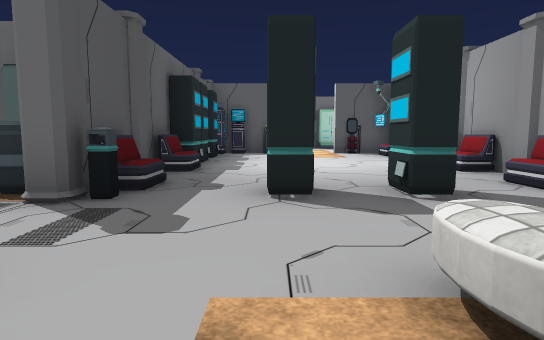
view 1 (above)

24 first-person views from a walk through a scene from a Unity 3-D project. The camera is 1.3 m above the floor, tilts 6° down and sees 75° across. Doors are open. The floor is counted in squares, 2 m on a side. Each view is taken from the middle of a square. On the plan, view 1 faces up. The plan holds only what a view shows up to about 10 squares ahead; the rest is blank. The place goes on beyond the plan. The player character is not drawn. Some surface patterns are stand-ins.

view 2
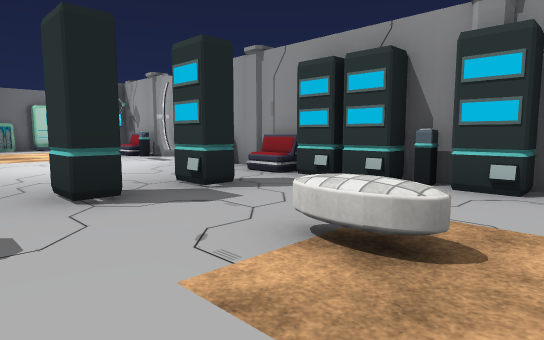

view 3
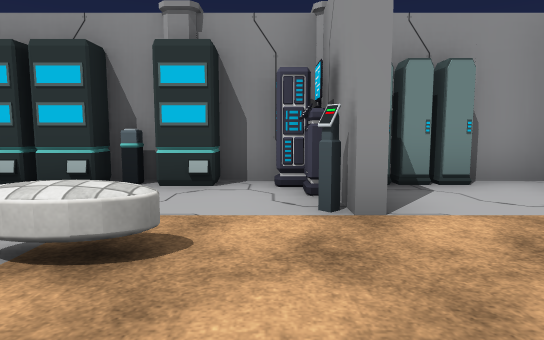

view 4
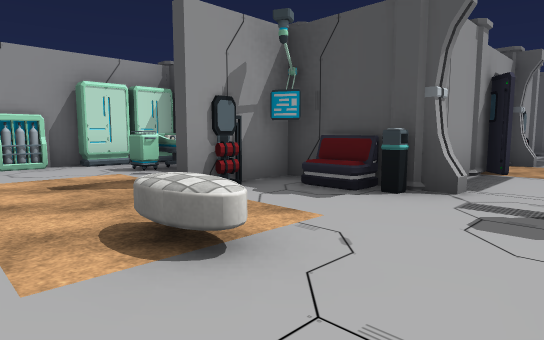

view 5
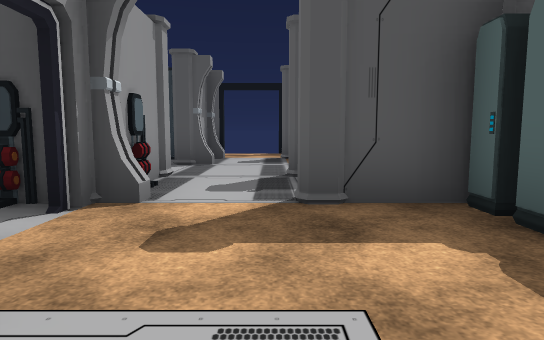

view 6
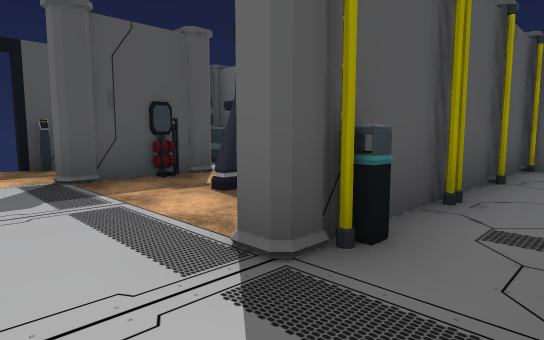

view 7
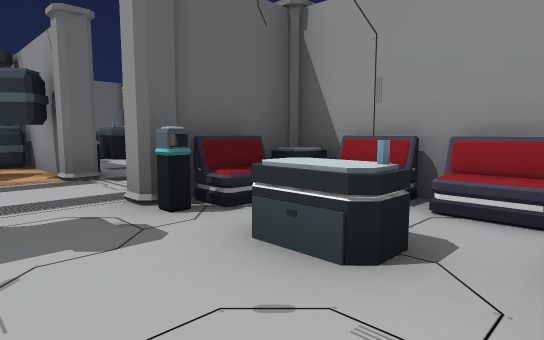

view 8
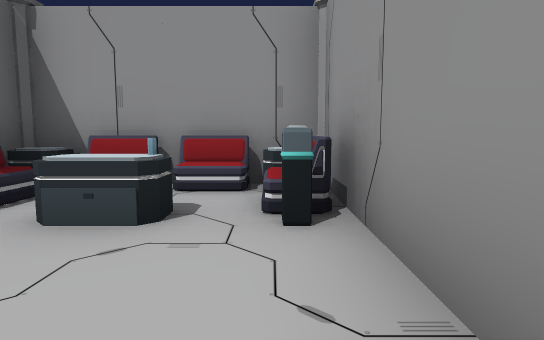

view 9
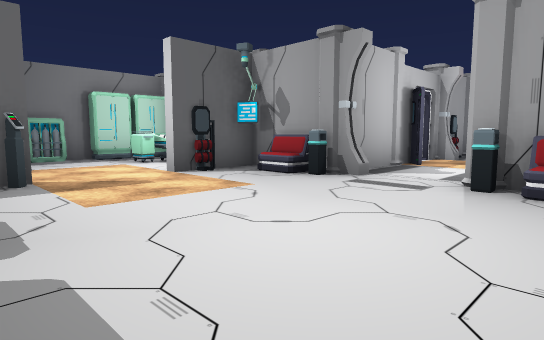

view 10
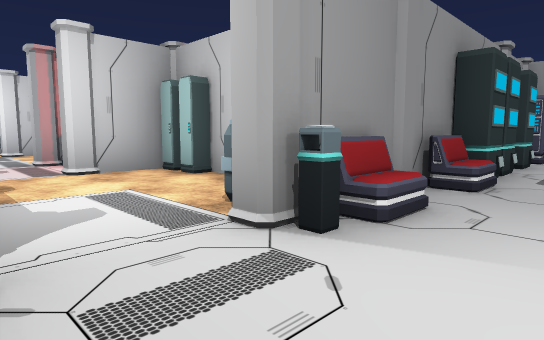

view 11
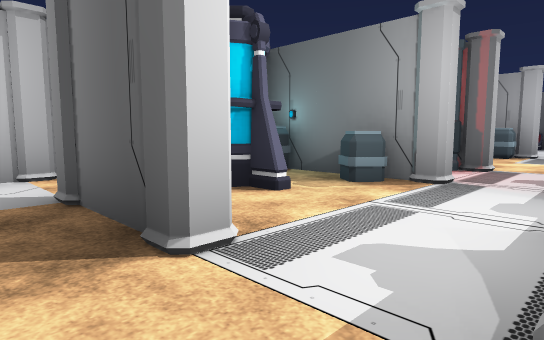

view 12
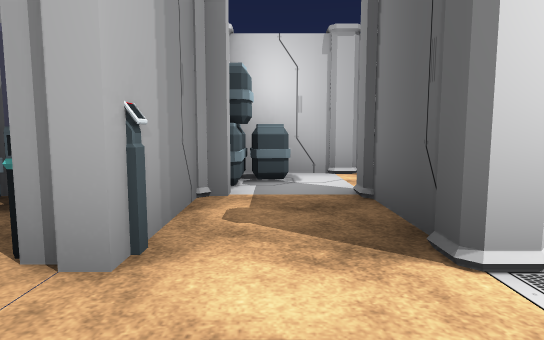

view 13
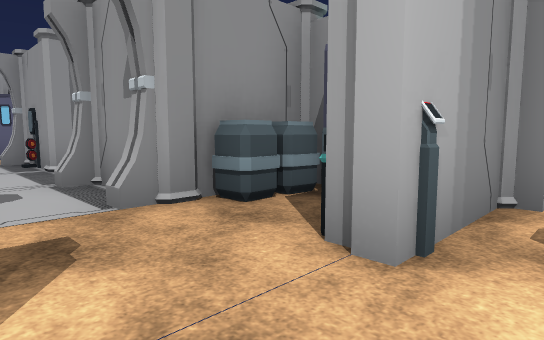

view 14
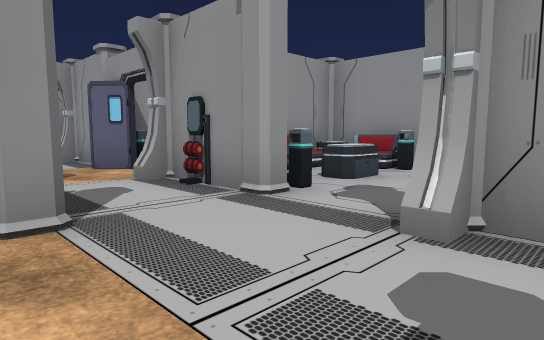

view 15
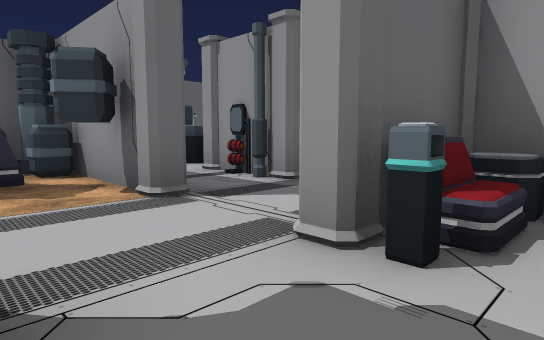

view 16
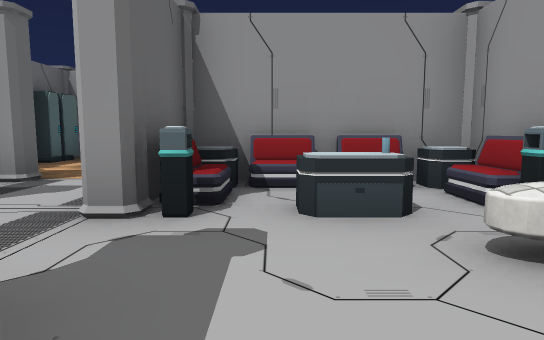

view 17
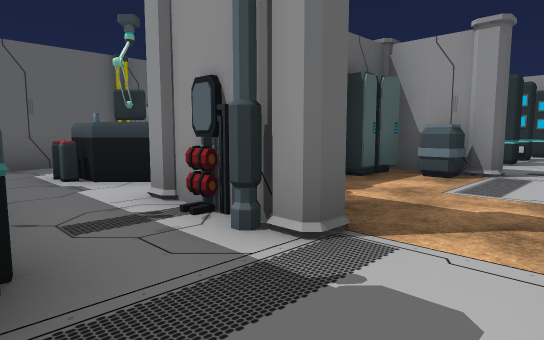

view 18
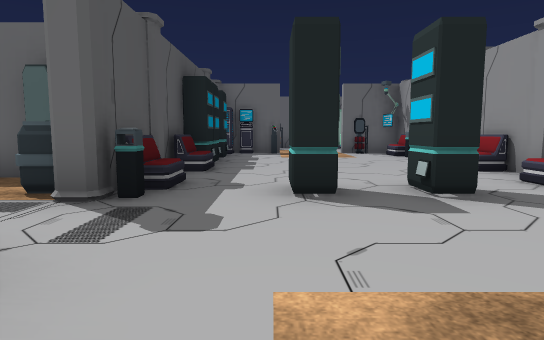

view 19
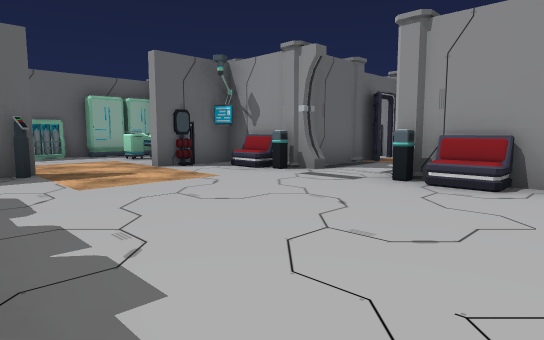

view 20
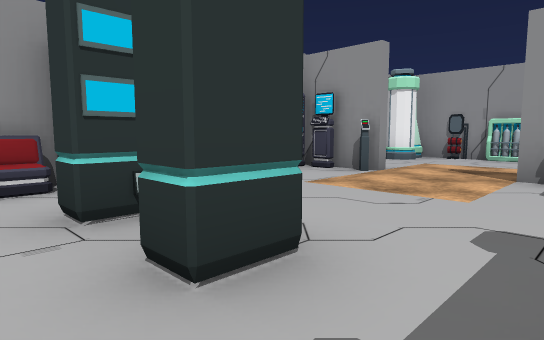

view 21
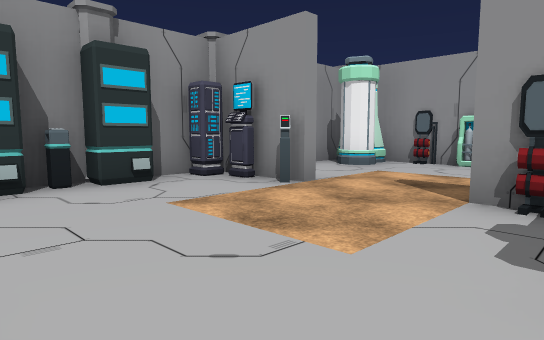

view 22
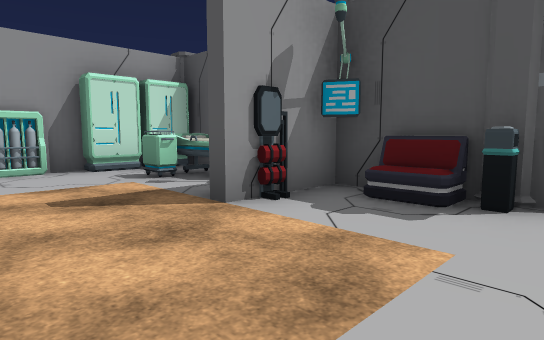

view 23
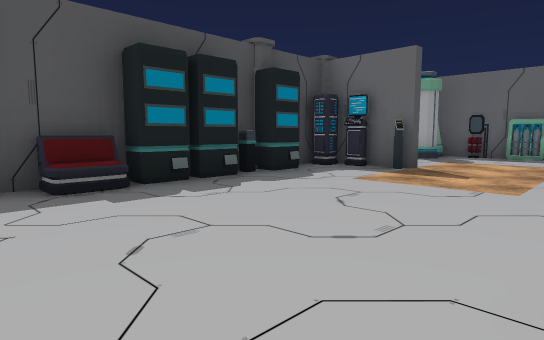

view 24
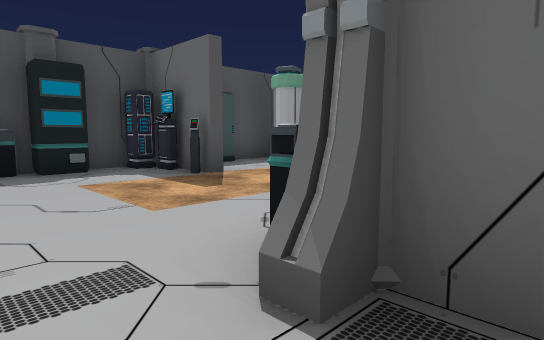

### Floor plan
Points are (right, up) in squares from view 1. A wall is a line through its corners. A room is listed if a view was taken in it or the views show most of it. See-through windows are left out.
Room 1 (views 1, 2, 3, 4, 5, 6, 7, 8, 9, 10)
walls: (-3.5, 1.4) (-2.8, 1.4); (-2, 0.6) (-2, -0.5); (-6.2, 4.5) (-6.2, 3.6); (3.8, 5.4) (3.8, 6.6); (1.8, -0.7) (2.5, -0.7); (-6.5, -0.6) (-6.5, 0.5); (-8.5, 4.4) (-8.5, 6.4); (-8.2, 6.5) (-8.2, 4.4); (3.8, -0.1) (3.8, 0.5); (-8.2, 8.5) (-8.2, 8); (2.5, 11.1) (2, 11.1); (-1.4, -4.7) (0.4, -4.7); (3.8, -3.8) (3.8, -2.6); (-12, 4.5) (-12, 3.6); (-10.2, -2.7) (-6.6, -2.7)
ways out: opening at (3.3, 8) to room 2; opening at (8.5, 5) to room 2; open door at (-13, 2.5)
objects: pillar (-13, 5); pillar (-12, 3); fire extinguisher (-12, 5); generator (-11, 5) to (-9, 6); pillar (-10, 1); other object (-10, 7); bin (-9, -2); other object (-9, -1); pillar (-9, 1); pillar (-9, 3) to (-8, 3); other object (-9, 4); other object (-9, 6); pillar (-9, 9); sofa (-8, -2); table (-8, -1); bin (-8, 0); sofa (-8, 1); bin (-8, 4); pillar (-8, 7); table (-7, -2); sofa (-7, -1); sofa (-7, 0); fire extinguisher (-7, 1); pillar (-7, 5); other object (-7, 7); pillar (-6, -3); fire extinguisher (-6, 1); pillar (-6, 2); pillar (-6, 3); cabinet (-6, 5); other object (-5, 1); cabinet (-5, 5); pillar (-4, 1); other object (-3, -5) to (-2, -5); other object (-3, 4); cabinet (-3, 5); cabinet (-2, -4); other object (-2, -3) to (-1, -2); other object (-2, -1); sofa (-2, 1); pillar (-2, 2); pillar (-2, 3); bin (-2, 4); pillar (-2, 5); sofa (-2, 6); other object (-2, 7); other object (-2, 10); cabinet (-1, -4); cart (-1, -3); bin (-1, 1); sofa (-1, 4); other object (-1, 8); fire extinguisher (0, -1); other object (0, 4); other object (0, 11); rack (1, -5); other object (1, 1); other object (1, 4); rack (1, 15); other object (2, 0); cart (2, 14); cabinet (2, 15); other object (3, 0); other object (3, 1); other object (3, 2); other object (3, 3); sofa (3, 4); pillar (3, 5); sofa (3, 6); bin (3, 7); bin (3, 9); fire extinguisher (3, 11); other object (3, 14); cabinet (3, 15); cabinet (4, -2); pillar (4, -1); pillar (4, 1); bin (4, 2); pillar (4, 9); sofa (4, 10); other object (4, 11); other object (4, 15) to (4, 16); pillar (8, 5)
Room 2 (views 11, 12, 13, 14, 15, 16, 17, 18, 19, 20, 21, 22, 23, 24)
walls: (21.8, 10.4) (21.8, 12.4); (26.5, 11.1) (26, 11.1); (27, 7.4) (27.5, 7.4); (18.6, 7.4) (19.5, 7.4); (24.5, 15.4) (23, 15.4); (28.3, 6.6) (28.3, 5.5); (21.6, 3.3) (23.5, 3.3); (28.6, 6) (28.8, 5.6); (28.3, 17.1) (28.3, 16.1); (32, 5.4) (33.1, 5.4); (28.9, 1.4) (33.1, 1.4); (13.5, 3.3) (15.5, 3.3); (28.3, 20.9) (28.3, 19.4); (10.2, 6.6) (10.2, 4.2); (35.2, 15.4) (34.6, 15.4); (34, 1.5) (34, 2.6); (32.2, 21.4) (29.8, 21.4); (6.4, 5.4) (7, 5.4); (5.2, 9.3) (4.6, 9.3)
ways out: opening at (3.3, 8) to room 1; opening at (8.5, 5) to room 1
objects: other object (4, 7); pillar (5, 7); other object (6, 9); cabinet (7, 6); pillar (7, 9); other object (8, 7); pillar (8, 9); cabinet (9, 6); pillar (9, 7); fire extinguisher (9, 9); other object (11, 5); other object (11, 6); pillar (11, 7); pillar (11, 9); generator (12, 5) to (13, 6); pillar (14, 5); pillar (14, 7); other object (15, 4); bin (15, 7); other object (16, 3); other object (16, 4); other object (16, 5); other object (16, 7); pillar (17, 5); other object (17, 7); other object (18, 5); other object (18, 6); pillar (18, 8); pillar (19, 5); generator (19, 11) to (20, 12); pillar (20, 7); other object (21, 4); table (21, 5); bin (21, 7); other object (21, 10) to (21, 11); other object (21, 12); other object (21, 13); bin (22, 4); other object (22, 5); pillar (22, 6); sofa (22, 7); pillar (22, 9); bin (22, 10); other object (22, 13); sofa (23, 4); table (23, 5); fire extinguisher (23, 6); table (23, 7); pillar (23, 11); stool (23, 13); stool (23, 14); pillar (24, 3); sofa (24, 6); pillar (24, 8); pillar (24, 9); other object (24, 10); other object (24, 12); other object (24, 13); other object (25, 7); fire extinguisher (25, 10); pillar (26, 7); bin (26, 8); sofa (27, 10); cabinet (27, 11); pillar (27, 15); pillar (28, 1); other object (28, 5); sofa (28, 7); pillar (28, 8); pillar (28, 9); other object (28, 10); pillar (28, 11); sofa (28, 12) to (29, 12); bin (28, 15); cabinet (28, 19); cabinet (29, 2); cart (29, 3); other object (29, 4); fire extinguisher (29, 5); bin (29, 7); bin (29, 10); other object (29, 13); other object (29, 14); other object (29, 16); other object (29, 17); other object (29, 20) to (29, 21); cabinet (30, 2); other object (30, 17); fire extinguisher (30, 21); rack (31, 2); other object (31, 10); rack (31, 21); fire extinguisher (32, 1); other object (32, 6); other object (32, 10); cart (32, 20); other object (33, 2); other object (33, 7); pillar (33, 13); fire extinguisher (33, 17); other object (33, 20); cabinet (33, 21); pillar (34, 5); other object (34, 6); pillar (34, 7); bin (34, 8); other object (34, 9); sofa (34, 10); pillar (34, 11); sofa (34, 12); bin (34, 13); bin (34, 15); sofa (34, 16); other object (34, 17); other object (34, 21); pillar (35, 15); pillar (36, 15) to (36, 16); other object (37, 15)

Where each view was taken, in squares from view 1:
view 1: 0 up, 0 right, facing up
view 2: 0 up, 1 left, facing up-right
view 3: 0 up, 1 left, facing right
view 4: 3 up, 2 right, facing down-left
view 5: 3 up, 3 left, facing left
view 6: 2 up, 7 left, facing up-left
view 7: 2 down, 10 left, facing up-right
view 8: 2 down, 11 left, facing right
view 9: 6 up, 1 left, facing up-right
view 10: 9 up, 2 right, facing down-right
view 11: 9 up, 15 right, facing down-left
view 12: 9 up, 15 right, facing down
view 13: 9 up, 15 right, facing down-right
view 14: 10 up, 19 right, facing down-right
view 15: 6 up, 20 right, facing up-right
view 16: 6 up, 19 right, facing right
view 17: 8 up, 22 right, facing up-right
view 18: 6 up, 30 right, facing up
view 19: 11 up, 29 right, facing up-right
view 20: 11 up, 29 right, facing down-right
view 21: 9 up, 29 right, facing down-right
view 22: 8 up, 32 right, facing down-left
view 23: 11 up, 33 right, facing up-left
view 24: 14 up, 35 right, facing up-left
